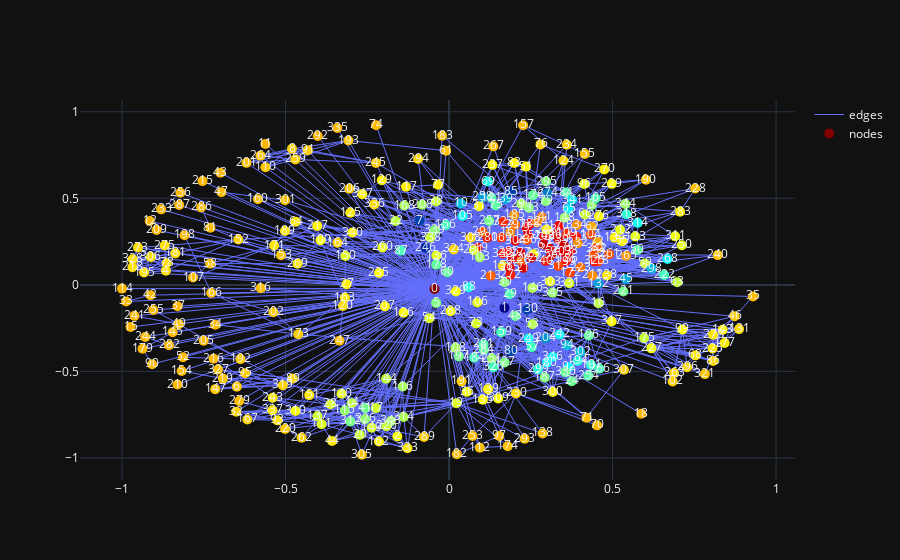

Notebook cell for this chart:
### Code cell
visualize_rdd(subgraph, 1, 4, global_graph_degree)

### Figure 1 — Plotly figure (JSON) as saved in the notebook; plotly's stock layout.template omitted (floating-point values rounded to 4 significant figures; data arrays with more than 128 entries replaced by an {"elided": "..."} marker saying what was removed)
{"data": [{"line": {"width": 1}, "marker": {"color": {"elided": "348 float values"}, "colorscale": [[0, "rgb(0,0,131)"], [0.2, "rgb(0,60,170)"], [0.4, "rgb(5,255,255)"], [0.6, "rgb(255,255,0)"], [0.8, "rgb(250,0,0)"], [1, "rgb(128,0,0)"]], "size": 10}, "mode": "lines", "name": "edges", "type": "scatter", "x": {"elided": "8598 float values"}, "y": {"elided": "8598 float values"}}, {"customdata": {"elided": "348x2 float values"}, "hovertemplate": "Node: %{text} <br> RDD: %{customdata[0]} <br> Degree: %{customdata[1]} <extra></extra>", "marker": {"color": {"elided": "348 float values"}, "colorscale": [[0, "rgb(0,0,131)"], [0.2, "rgb(0,60,170)"], [0.4, "rgb(5,255,255)"], [0.6, "rgb(255,255,0)"], [0.8, "rgb(250,0,0)"], [1, "rgb(128,0,0)"]], "size": 10}, "mode": "markers+text", "name": "nodes", "text": {"elided": "348 int values"}, "type": "scatter", "x": {"elided": "348 float values"}, "y": {"elided": "348 float values"}}], "layout": {"dragmode": "pan"}}
